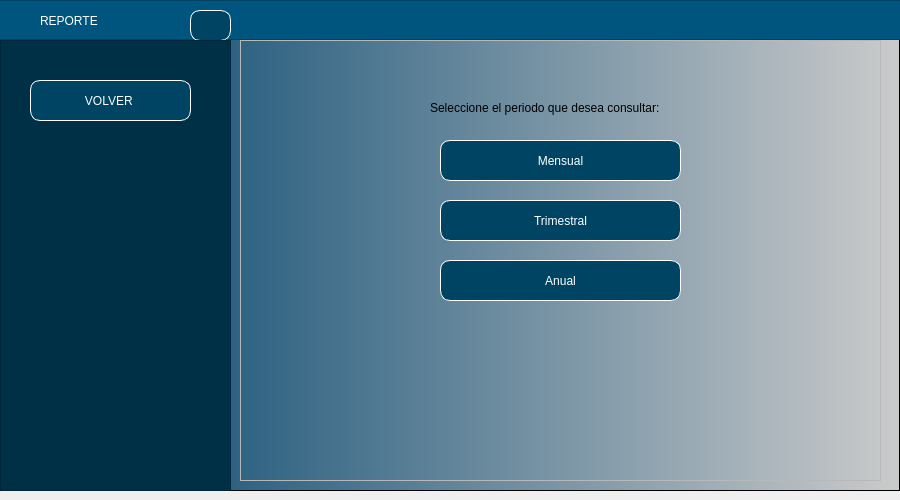
<?xml version="1.0" encoding="UTF-8"?>
<ui version="4.0">
 <class>MainWindow</class>
 <widget class="QMainWindow" name="MainWindow">
  <property name="geometry">
   <rect>
    <x>0</x>
    <y>0</y>
    <width>900</width>
    <height>500</height>
   </rect>
  </property>
  <property name="minimumSize">
   <size>
    <width>900</width>
    <height>500</height>
   </size>
  </property>
  <property name="maximumSize">
   <size>
    <width>900</width>
    <height>16777215</height>
   </size>
  </property>
  <property name="windowTitle">
   <string>MainWindow</string>
  </property>
  <widget class="QWidget" name="centralwidget">
   <layout class="QHBoxLayout" name="horizontalLayout" stretch="0">
    <property name="leftMargin">
     <number>0</number>
    </property>
    <property name="topMargin">
     <number>0</number>
    </property>
    <property name="rightMargin">
     <number>0</number>
    </property>
    <item>
     <widget class="QFrame" name="framefondo">
      <property name="styleSheet">
       <string notr="true">QWidget#framefondo{
background-color: qlineargradient(spread:pad, x1:0, y1:0, x2:1, y2:0, stop:0.039548 rgba(0, 67, 109, 255), stop:1 rgba(203, 203, 203, 255));}</string>
      </property>
      <property name="frameShape">
       <enum>QFrame::StyledPanel</enum>
      </property>
      <property name="frameShadow">
       <enum>QFrame::Raised</enum>
      </property>
      <widget class="QFrame" name="frame_superior">
       <property name="geometry">
        <rect>
         <x>-10</x>
         <y>0</y>
         <width>911</width>
         <height>40</height>
        </rect>
       </property>
       <property name="maximumSize">
        <size>
         <width>16777215</width>
         <height>40</height>
        </size>
       </property>
       <property name="styleSheet">
        <string notr="true">background-color: rgb(0, 85, 127);</string>
       </property>
       <property name="frameShape">
        <enum>QFrame::StyledPanel</enum>
       </property>
       <property name="frameShadow">
        <enum>QFrame::Raised</enum>
       </property>
       <widget class="QLabel" name="label">
        <property name="geometry">
         <rect>
          <x>50</x>
          <y>10</y>
          <width>181</width>
          <height>21</height>
         </rect>
        </property>
        <property name="styleSheet">
         <string notr="true">font: 16pt &quot;Arial&quot;;
color: white;</string>
        </property>
        <property name="text">
         <string>REPORTE</string>
        </property>
       </widget>
       <widget class="QPushButton" name="pushButton_5">
        <property name="geometry">
         <rect>
          <x>200</x>
          <y>10</y>
          <width>41</width>
          <height>31</height>
         </rect>
        </property>
        <property name="styleSheet">
         <string notr="true">QPushButton{
font: 87 9pt &quot;Arial&quot;;
background-color: rgb(0, 68, 100);
color:white;
border:1px solid white;
border-radius: 10px;
}


QPushButton:hover {
background-color:qlineargradient(spread:pad, x1:0, y1:0, x2:1, y2:0, stop:0.039548 rgba(0, 67, 109, 255), stop:1 rgba(203, 203, 203, 255))
}</string>
        </property>
        <property name="text">
         <string/>
        </property>
        <property name="icon">
         <iconset>
          <normaloff>./Imagenes/menu.png</normaloff>./Imagenes/menu.png</iconset>
        </property>
       </widget>
      </widget>
      <widget class="QFrame" name="frameBotones">
       <property name="geometry">
        <rect>
         <x>0</x>
         <y>40</y>
         <width>231</width>
         <height>451</height>
        </rect>
       </property>
       <property name="styleSheet">
        <string notr="true">QFrame{
background-color: rgb(0, 48, 70)
}


QPushButton{
font: 87 9pt &quot;Arial&quot;;
background-color: rgb(0, 68, 100);
color:white;
border:1px solid white;
border-radius: 10px;
}


QPushButton:hover {
background-color:qlineargradient(spread:pad, x1:0, y1:0, x2:1, y2:0, stop:0.039548 rgba(0, 67, 109, 255), stop:1 rgba(203, 203, 203, 255))
}</string>
       </property>
       <property name="frameShape">
        <enum>QFrame::StyledPanel</enum>
       </property>
       <property name="frameShadow">
        <enum>QFrame::Raised</enum>
       </property>
       <widget class="QPushButton" name="btnVolver">
        <property name="geometry">
         <rect>
          <x>30</x>
          <y>40</y>
          <width>161</width>
          <height>41</height>
         </rect>
        </property>
        <property name="layoutDirection">
         <enum>Qt::RightToLeft</enum>
        </property>
        <property name="styleSheet">
         <string notr="true"/>
        </property>
        <property name="text">
         <string>VOLVER </string>
        </property>
        <property name="icon">
         <iconset>
          <normaloff>./Imagenes/volver.png</normaloff>./Imagenes/volver.png</iconset>
        </property>
       </widget>
      </widget>
      <widget class="QFrame" name="framePaginas">
       <property name="geometry">
        <rect>
         <x>240</x>
         <y>40</y>
         <width>641</width>
         <height>441</height>
        </rect>
       </property>
       <property name="frameShape">
        <enum>QFrame::StyledPanel</enum>
       </property>
       <property name="frameShadow">
        <enum>QFrame::Raised</enum>
       </property>
       <widget class="QStackedWidget" name="stackedWidget">
        <property name="geometry">
         <rect>
          <x>0</x>
          <y>0</y>
          <width>681</width>
          <height>451</height>
         </rect>
        </property>
        <property name="currentIndex">
         <number>0</number>
        </property>
        <widget class="QWidget" name="pageVisulizar">
         <widget class="QPushButton" name="btnMensual">
          <property name="geometry">
           <rect>
            <x>200</x>
            <y>100</y>
            <width>241</width>
            <height>41</height>
           </rect>
          </property>
          <property name="styleSheet">
           <string notr="true">QPushButton{
font: 87 9pt &quot;Arial&quot;;
background-color: rgb(0, 68, 100);
color:white;
border:1px solid white;
border-radius: 10px;
}


QPushButton:hover {
background-color:rgb(0, 101, 148);
}</string>
          </property>
          <property name="text">
           <string>Mensual</string>
          </property>
         </widget>
         <widget class="QLabel" name="label_2">
          <property name="geometry">
           <rect>
            <x>190</x>
            <y>60</y>
            <width>381</width>
            <height>16</height>
           </rect>
          </property>
          <property name="styleSheet">
           <string notr="true">font: 10pt &quot;Arial&quot;;</string>
          </property>
          <property name="text">
           <string>Seleccione el periodo que desea consultar:</string>
          </property>
         </widget>
         <widget class="QPushButton" name="btnTrimestral">
          <property name="geometry">
           <rect>
            <x>200</x>
            <y>160</y>
            <width>241</width>
            <height>41</height>
           </rect>
          </property>
          <property name="styleSheet">
           <string notr="true">QPushButton{
font: 87 9pt &quot;Arial&quot;;
background-color: rgb(0, 68, 100);
color:white;
border:1px solid white;
border-radius: 10px;
}


QPushButton:hover {
background-color:rgb(0, 101, 148);
}</string>
          </property>
          <property name="text">
           <string>Trimestral</string>
          </property>
         </widget>
         <widget class="QPushButton" name="btnAnual">
          <property name="geometry">
           <rect>
            <x>200</x>
            <y>220</y>
            <width>241</width>
            <height>41</height>
           </rect>
          </property>
          <property name="styleSheet">
           <string notr="true">QPushButton{
font: 87 9pt &quot;Arial&quot;;
background-color: rgb(0, 68, 100);
color:white;
border:1px solid white;
border-radius: 10px;
}


QPushButton:hover {
background-color:rgb(0, 101, 148);
}</string>
          </property>
          <property name="text">
           <string>Anual</string>
          </property>
         </widget>
        </widget>
       </widget>
      </widget>
     </widget>
    </item>
   </layout>
  </widget>
 </widget>
 <resources/>
 <connections/>
</ui>
